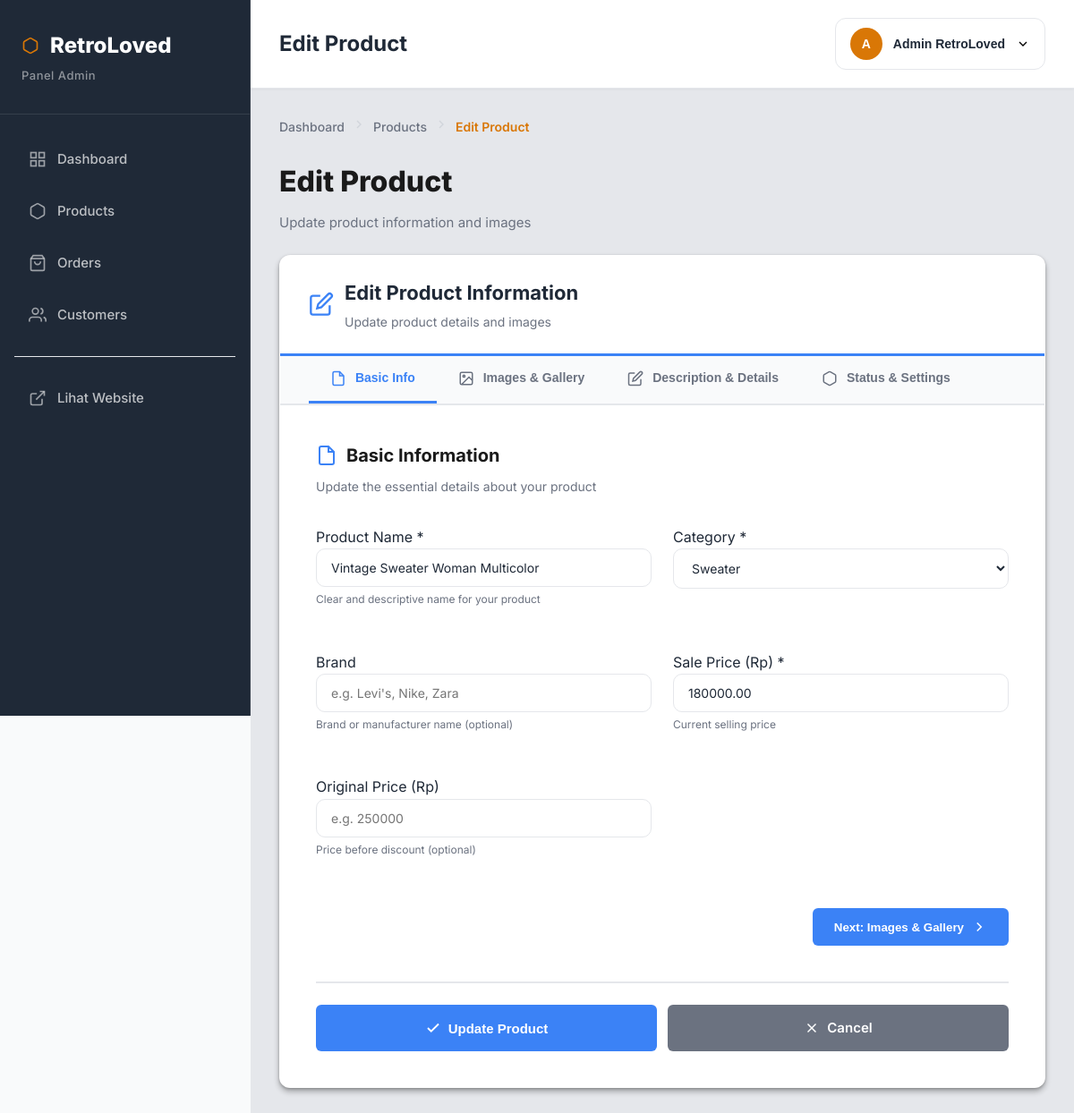
The page /admin/product-edit.php?id=22 (signed in) on the database its author committed.
### tables this page shows
CREATE TABLE `products` (
  `product_id` int(11) NOT NULL,
  `product_name` varchar(150) NOT NULL,
  `description` text DEFAULT NULL,
  `price` decimal(10,2) NOT NULL,
  `original_price` decimal(10,2) DEFAULT NULL,
  `size` varchar(50) DEFAULT NULL,
  `condition_item` enum('Excellent','Very Good','Good','Fair') DEFAULT 'Good',
  `image_url` varchar(255) DEFAULT NULL,
  `image_url_2` varchar(255) DEFAULT NULL,
  `image_url_3` varchar(255) DEFAULT NULL,
  `image_url_4` varchar(255) DEFAULT NULL,
  `image_url_10` varchar(255) DEFAULT NULL,
  `image_url_9` varchar(255) DEFAULT NULL,
  `image_url_8` varchar(255) DEFAULT NULL,
  `image_url_7` varchar(255) DEFAULT NULL,
  `image_url_6` varchar(255) DEFAULT NULL,
  `image_url_5` varchar(255) DEFAULT NULL,
  `category` varchar(50) DEFAULT NULL,
  `is_active` tinyint(1) DEFAULT 1,
  `is_featured` tinyint(1) DEFAULT 0,
  `is_sold` tinyint(1) NOT NULL DEFAULT 0,
  `created_at` timestamp NOT NULL DEFAULT current_timestamp(),
  `updated_at` timestamp NOT NULL DEFAULT current_timestamp() ON UPDATE current_timestamp()
);

### config/database.php (called while the page is built, shortened)
<?php
$conn = mysqli_connect(DB_HOST, DB_USER, DB_PASS, DB_NAME);
mysqli_set_charset($conn, "utf8mb4");
function query($sql) {
    global $conn;
    $result = mysqli_query($conn, $sql);
    return $result;
}
function escape($string) {
    global $conn;
    return mysqli_real_escape_string($conn, trim($string));
}
?>

### admin/product-edit.php (the view, shortened to what this page needs)
<?php
require_once '../config/database.php';
$product_id = isset($_GET['id']) ? escape($_GET['id']) : null;
if(!isset($product)) {
    $product = mysqli_fetch_assoc(query("SELECT * FROM products WHERE product_id = '$product_id'"));
}
?>
<!DOCTYPE html>
<html lang="id">
<head>
    <link rel="stylesheet" href="../assets/css/admin.css?v=5.4">
    <link rel="stylesheet" href="../assets/css/toast.css">
</head>
<body class="admin-body">
    <?php include 'includes/sidebar.php'; ?>
    <div class="main-content">
        <?php $page_title = "Edit Product"; include 'includes/navbar.php'; ?>
        <div class="content-area">
            <div class="content-wrapper">
                <nav style="margin-bottom: 24px;">
                    <ol style="display: flex; align-items: center; gap: 8px; list-style: none; padding: 0; margin: 0; font-size: 14px;">
                        <li>
                            <a href="dashboard.php" style="color: #6b7280; text-decoration: none; font-weight: 500; transition: color 0.2s;" onmouseover="this.style.color='#D97706'" onmouseout="this.style.color='#6b7280'">Dashboard</a>
                        </li>
                        <li style="color: #d1d5db;">
                            <svg width="16" height="16" viewBox="0 0 24 24" fill="none" stroke="currentColor" stroke-width="2">
                                <polyline points="9 18 15 12 9 6"></polyline>
                            </svg>
                        </li>
                        <li>
                            <a href="products.php" style="color: #6b7280; text-decoration: none; font-weight: 500; transition: color 0.2s;" onmouseover="this.style.color='#D97706'" onmouseout="this.style.color='#6b7280'">Products</a>
                        </li>
                        <li style="color: #d1d5db;">
                            <svg width="16" height="16" viewBox="0 0 24 24" fill="none" stroke="currentColor" stroke-width="2">
                                <polyline points="9 18 15 12 9 6"></polyline>
                            </svg>
                        </li>
                        <li style="color: #D97706; font-weight: 600;">
                            Edit Product
                        </li>
                    </ol>
                </nav>
                <div style="margin-bottom: 24px;">
                    <h1 style="font-size: 32px; font-weight: 800; color: #1a1a1a; margin: 0 0 8px 0;">Edit Product</h1>
                    <p style="font-size: 15px; color: #6b7280; margin: 0;">Update product information and images</p>
                </div>
            <div class="content-card" style="max-width: 1200px; margin: 0 auto;">
                <div class="card-header" style="background: #fff; border-bottom: 3px solid #3B82F6; padding: 24px 32px;">
                    <div style="display: flex; align-items: center; gap: 12px;">
                        <svg width="28" height="28" viewBox="0 0 24 24" fill="none" stroke="#3B82F6" stroke-width="2">
                            <path d="M11 4H4a2 2 0 0 0-2 2v14a2 2 0 0 0 2 2h14a2 2 0 0 0 2-2v-7"></path>
                            <path d="M18.5 2.5a2.121 2.121 0 0 1 3 3L12 15l-4 1 1-4 9.5-9.5z"></path>
                        </svg>
                        <div>
                            <h3 style="margin: 0; font-size: 22px; font-weight: 700; color: #1f2937;">Edit Product Information</h3>
                            <p style="margin: 4px 0 0 0; color: #6b7280; font-size: 14px;">Update product details and images</p>
                        </div>
                    </div>
                </div>
                <div style="border-bottom: 2px solid #e5e7eb; background: #f9fafb;">
                    <div style="display: flex; padding: 0 32px; overflow-x: auto;">
                        <button type="button" class="tab-button active" onclick="switchTab(0)" data-tab="0" style="padding: 16px 24px; border: none; background: transparent; cursor: pointer; font-weight: 600; font-size: 14px; color: #6b7280; border-bottom: 3px solid transparent; white-space: nowrap; transition: all 0.2s;">
                            <svg width="18" height="18" viewBox="0 0 24 24" fill="none" stroke="currentColor" stroke-width="2" style="display: inline; vertical-align: middle; margin-right: 6px;">
                                <path d="M14 2H6a2 2 0 0 0-2 2v16a2 2 0 0 0 2 2h12a2 2 0 0 0 2-2V8z"></path>
                                <polyline points="14 2 14 8 20 8"></polyline>
                            </svg>
                            Basic Info
                        </button>
                        <button type="button" class="tab-button" onclick="switchTab(1)" data-tab="1" style="padding: 16px 24px; border: none; background: transparent; cursor: pointer; font-weight: 600; font-size: 14px; color: #6b7280; border-bottom: 3px solid transparent; white-space: nowrap; transition: all 0.2s;">
                            Images & Gallery
                        </button>
                        <button type="button" class="tab-button" onclick="switchTab(2)" data-tab="2" style="padding: 16px 24px; border: none; background: transparent; cursor: pointer; font-weight: 600; font-size: 14px; color: #6b7280; border-bottom: 3px solid transparent; white-space: nowrap; transition: all 0.2s;">
                            Description & Details
                        </button>
                        <button type="button" class="tab-button" onclick="switchTab(3)" data-tab="3" style="padding: 16px 24px; border: none; background: transparent; cursor: pointer; font-weight: 600; font-size: 14px; color: #6b7280; border-bottom: 3px solid transparent; white-space: nowrap; transition: all 0.2s;">
                            <svg width="18" height="18" viewBox="0 0 24 24" fill="none" stroke="currentColor" stroke-width="2" style="display: inline; vertical-align: middle; margin-right: 6px;">
                                <path d="M21 16V8a2 2 0 0 0-1-1.73l-7-4a2 2 0 0 0-2 0l-7 4A2 2 0 0 0 3 8v8a2 2 0 0 0 1 1.73l7 4a2 2 0 0 0 2 0l7-4A2 2 0 0 0 21 16z"></path>
                            </svg>
                            Status & Settings
                        </button>
                    </div>
                </div>
                <div style="padding: 40px;">
                    <form method="POST" enctype="multipart/form-data" id="productForm">
                        <div class="tab-content" id="tab-0" style="display: block;">
                            <div style="margin-bottom: 32px;">
                                <h2 style="font-size: 20px; font-weight: 700; color: #1a1a1a; margin: 0 0 8px 0; display: flex; align-items: center; gap: 10px;">
                                    <svg width="24" height="24" viewBox="0 0 24 24" fill="none" stroke="#3B82F6" stroke-width="2">
                                        <path d="M14 2H6a2 2 0 0 0-2 2v16a2 2 0 0 0 2 2h12a2 2 0 0 0 2-2V8z"></path>
                                        <polyline points="14 2 14 8 20 8"></polyline>
                                    </svg>
                                    Basic Information
                                </h2>
                                <p style="margin: 0; color: #6b7280; font-size: 14px;">Update the essential details about your product</p>
                            </div>
                            <div class="form-grid" style="gap: 24px;">
                                <div class="form-group">
                                    <label>Product Name *</label>
                                    <input type="text" name="product_name" class="form-input" required
                                           value="<?php echo htmlspecialchars($product['product_name']); ?>">
                                    <small style="color: #6b7280; font-size: 12px; margin-top: 4px; display: block;">Clear and descriptive name for your product</small>
                                </div>
                                <div class="form-group">
                                    <label>Category *</label>
                                    <select name="category" class="form-input" required>
                                        <option value="Sweater" <?php echo $product['category'] == 'Sweater' ? 'selected' : ''; ?>>Sweater</option>
                                    </select>
                                </div>
                                <div class="form-group">
                                    <label>Brand</label>
                                    <input type="text" name="brand" class="form-input" placeholder="e.g. Levi's, Nike, Zara"
                                           value="<?php echo htmlspecialchars($product['brand'] ?? ''); ?>">
                                    <small style="color: #6b7280; font-size: 12px; margin-top: 4px; display: block;">Brand or manufacturer name (optional)</small>
                                </div>
                                <div class="form-group">
                                    <label>Sale Price (Rp) *</label>
                                    <input type="number" name="price" class="form-input" required min="0"
                                           value="<?php echo $product['price']; ?>">
                                    <small style="color: #6b7280; font-size: 12px; margin-top: 4px; display: block;">Current selling price</small>
                                </div>
                                <div class="form-group">
                                    <label>Original Price (Rp)</label>
                                    <input type="number" name="original_price" class="form-input" min="0"
                                           value="<?php echo $product['original_price']; ?>" placeholder="e.g. 250000">
                                    <small style="color: #6b7280; font-size: 12px; margin-top: 4px; display: block;">Price before discount (optional)</small>
                                </div>
                            </div>
                            <div style="margin-top: 32px; display: flex; justify-content: flex-end;">
                                <button type="button" onclick="switchTab(1)" style="background: #3B82F6; color: white; border: none; padding: 12px 24px; border-radius: 6px; font-weight: 600; cursor: pointer; display: inline-flex; align-items: center; gap: 8px; transition: all 0.2s;"
                                        onmouseover="this.style.background='#2563EB'"
                                        onmouseout="this.style.background='#3B82F6'">
                                    Next: Images & Gallery
                                    <svg width="18" height="18" viewBox="0 0 24 24" fill="none" stroke="currentColor" stroke-width="2">
                                        <polyline points="9 18 15 12 9 6"></polyline>
                                    </svg>
                                </button>
                            </div>
                        </div>
                        <div style="margin-top: 40px; padding-top: 24px; border-top: 2px solid #e5e7eb; display: flex; gap: 12px;">
                            <button type="submit" name="update_product" style="flex: 1; background: #3B82F6; color: white; border: none; padding: 14px 24px; border-radius: 6px; font-weight: 600; font-size: 15px; cursor: pointer; transition: all 0.2s; display: inline-flex; align-items: center; justify-content: center; gap: 8px;"
                                    onmouseover="this.style.background='#2563EB'"
                                    onmouseout="this.style.background='#3B82F6'">
                                <svg width="18" height="18" viewBox="0 0 24 24" fill="none" stroke="currentColor" stroke-width="2.5">
                                    <polyline points="20 6 9 17 4 12"></polyline>
                                </svg>
                                Update Product
                            </button>
                            <a href="products.php" style="flex: 1; background: #6b7280; color: white; border: none; padding: 14px 24px; border-radius: 6px; font-weight: 600; font-size: 15px; text-align: center; text-decoration: none; display: inline-flex; align-items: center; justify-content: center; gap: 8px; transition: all 0.2s;"
                               onmouseover="this.style.background='#4b5563'"
                               onmouseout="this.style.background='#6b7280'">
                                <svg width="18" height="18" viewBox="0 0 24 24" fill="none" stroke="currentColor" stroke-width="2">
                                    <line x1="18" y1="6" x2="6" y2="18"></line>
                                    <line x1="6" y1="6" x2="18" y2="18"></line>
                                </svg>
                                Cancel
                            </a>
                        </div>                        </div>
                </div>
            </div>
        </div>
    </div>
</body>
</html>

### rows shown on the page
products: product_name "Vintage Sweater Woman Multicolor", category "Sweater", price "180000.00"

### other values the page prints
$page_title "Edit Product"
substr($_SESSION['full_name'], 0, 1) "A"
$_SESSION['full_name'] "Admin RetroLoved"
